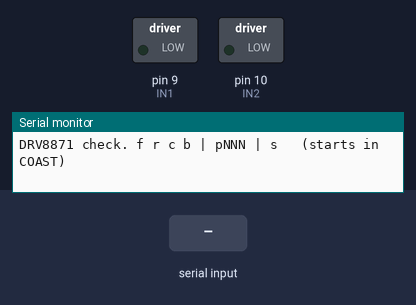
This sketch was run on a simulated Arduino Mega 2560, built with avr-gcc and run on an emulated ATmega2560. On the bench: switched loads named in the sketch (green lamp = pin HIGH), the last lines printed to the serial monitor. The test bench sets the inputs (shaded band).

Above: at 1.2 s.
1.3 s: "s\n" received over Serial
At 5.1 s:
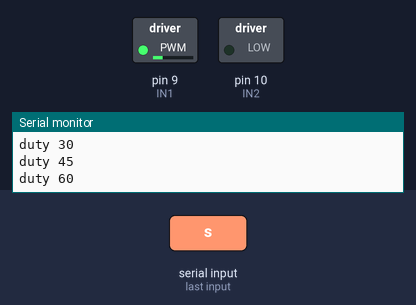
13.3 s: "r\n" received over Serial
At 16.1 s:
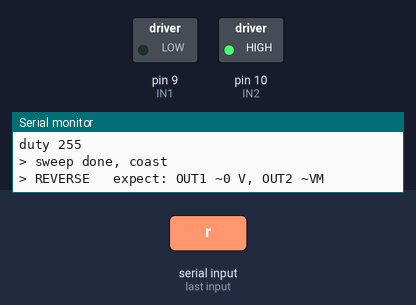
16.3 s: "b\n" received over Serial
At 17.7 s:
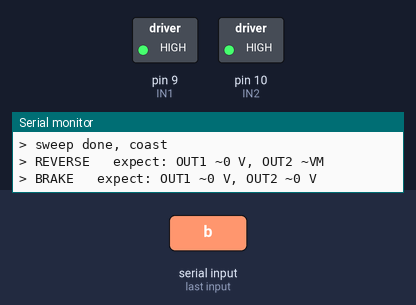
Timing chart, 0 to 19.3 s (numbered marks = the images above; inputs shaded):
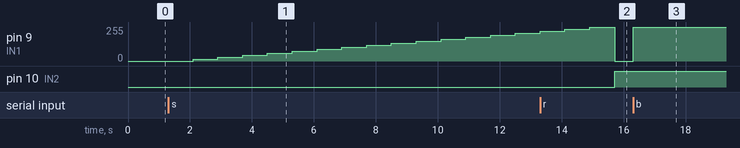

The sketch:

DRV8871_check_Mega.ino
```cpp
// DRV8871 health check — Arduino Mega. IN1 = D9, IN2 = D10 (PWM pins), GND common with the driver.
// VM from the bench supply (7.5 V, current limit 0.1 A for steps 1-3, 0.5 A for the motor step).
// Serial Monitor 115200, "Newline". Commands:
//   f = forward (IN1 HIGH, IN2 LOW)     r = reverse (IN1 LOW, IN2 HIGH)
//   c = coast  (both LOW, outputs Hi-Z) b = brake  (both HIGH, outputs both LOW)
//   p NNN = forward PWM 0-255 on IN1 (IN2 LOW)    s = slow sweep 0 -> 255 forward
// Expected OUT voltages with NO motor (DMM, black on GND), VM = 7.5 V:
//   f: OUT1 ~VM, OUT2 ~0 V | r: OUT1 ~0 V, OUT2 ~VM | b: both ~0 V | c: both floating (DMM may read anything)
const uint8_t IN1 = 9, IN2 = 10;

void show(const char* what, const char* expect) {
  Serial.print("> "); Serial.print(what); Serial.print("   expect: "); Serial.println(expect);
}

void setup() {
  Serial.begin(115200);
  pinMode(IN1, OUTPUT); pinMode(IN2, OUTPUT);
  digitalWrite(IN1, LOW); digitalWrite(IN2, LOW);      // coast at start
  Serial.println("DRV8871 check. f r c b | pNNN | s   (starts in COAST)");
}


void loop() {
  if (!Serial.available()) return;
  String c = Serial.readStringUntil('\n'); c.trim();
  if (c == "f")      { digitalWrite(IN1, HIGH); digitalWrite(IN2, LOW);  show("FORWARD", "OUT1 ~VM, OUT2 ~0 V"); }
  else if (c == "r") { digitalWrite(IN1, LOW);  digitalWrite(IN2, HIGH); show("REVERSE", "OUT1 ~0 V, OUT2 ~VM"); }
  else if (c == "c") { digitalWrite(IN1, LOW);  digitalWrite(IN2, LOW);  show("COAST", "outputs off (floating)"); }
  else if (c == "b") { digitalWrite(IN1, HIGH); digitalWrite(IN2, HIGH); show("BRAKE", "OUT1 ~0 V, OUT2 ~0 V"); }
  else if (c[0] == 'p') {
    int d = constrain(c.substring(1).toInt(), 0, 255);
    digitalWrite(IN2, LOW); analogWrite(IN1, d);
    Serial.print("> PWM forward duty "); Serial.print(d); Serial.print(" / 255, expect OUT1 average ~");
    Serial.print(7.5 * d / 255.0, 1); Serial.println(" V (at VM 7.5 V)");
  }
  else if (c == "s") {
    digitalWrite(IN2, LOW);
    for (int d = 0; d <= 255; d += 15) { analogWrite(IN1, d); Serial.print("duty "); Serial.println(d); delay(800); }
    digitalWrite(IN1, LOW); Serial.println("> sweep done, coast");
  }
}
```

Measured:
- after the input at 1.3 s, pin 9 (IN1): moves from 0/255 to 210/255 over 10.4 s, starting after 0.80 s
- after the input at 13.3 s, pin 10 (IN2): LOW → HIGH after 2.4 s
- after the input at 16.3 s, pin 9 (IN1): 0/255 → 255/255 at once
